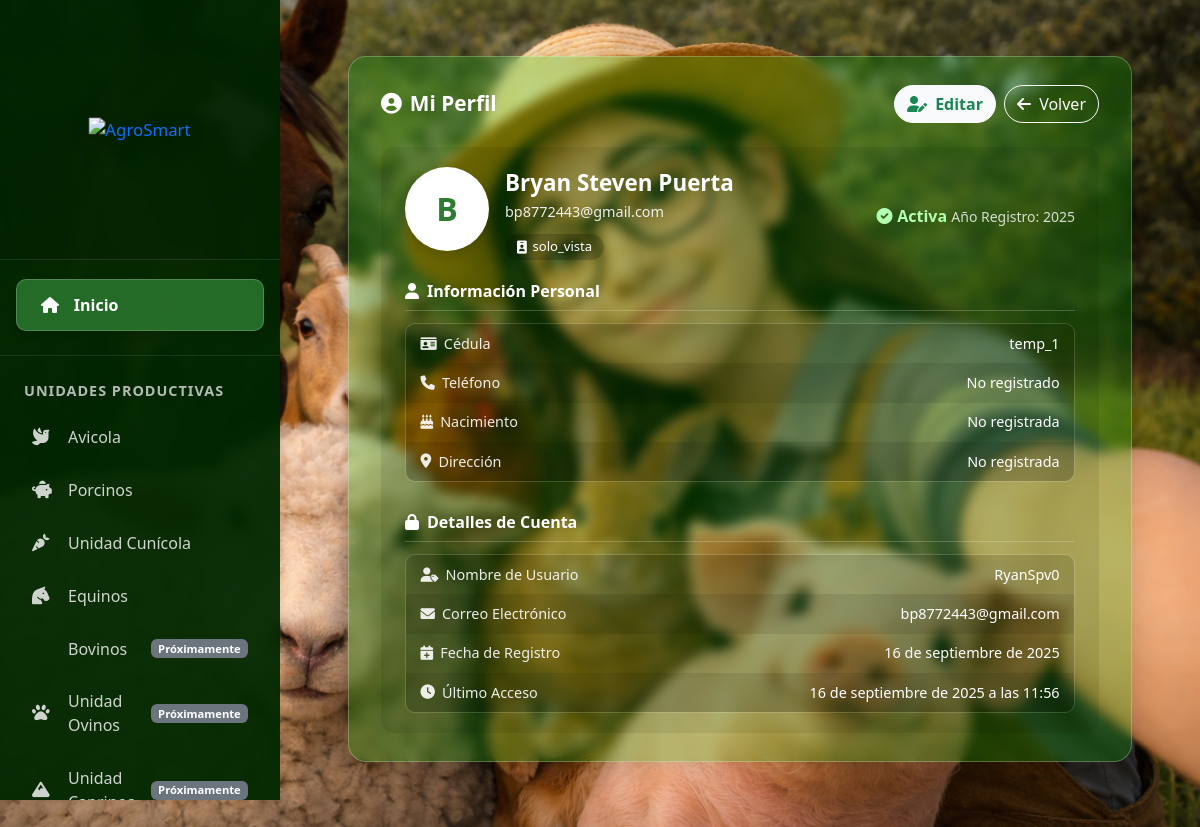
/usuarios/perfil/ (signed in), run on the app's committed database.
### apps/usuarios/models.py (models this page shows, shortened)
class PerfilUsuario(BaseModel):
    ROLES = [
        ('superusuario', 'Superusuario'),
        ('admin_aves', 'Administrador de Aves'),
        ('admin_bovinos', 'Administrador de Bovinos'),
        ('admin_equinos', 'Administrador de Equinos'),
        ('admin_porcinos', 'Administrador de Porcinos'),
        ('admin_ovinos', 'Administrador de Ovinos'),
        ('admin_caprinos', 'Administrador de Caprinos'),
        ('admin_cunicola', 'Administrador de Cunicola'),
        ('practicante_aves', 'Practicante Aves'),
        ('practicante_porcinos', 'Practicante Porcinos'),
        ('practicante_equinos', 'Practicante Equinos'),
        ('practicante_cunicola', 'Practicante Cunicola'),
        ('practicante_bovinos', 'Practicante Bovinos'),
        ('practicante_ovinos', 'Practicante Ovinos'),
        ('practicante_caprinos', 'Practicante Caprinos'),
        ('veterinario', 'Veterinario'),
        ('punto_blanco', 'Punto Blanco (Venta)'),
        ('solo_vista', 'Solo Vista'),
    ]
    user = models.OneToOneField(User, on_delete=models.CASCADE, verbose_name='Usuario')
    rol = models.CharField('Rol', max_length=20, choices=ROLES)
    telefono = models.CharField('Teléfono', max_length=15, blank=True)
    cedula = models.CharField('Cédula', max_length=20, unique=True, blank=True, null=True)
    fecha_nacimiento = models.DateField('Fecha de nacimiento', null=True, blank=True)
    direccion = models.TextField('Dirección', blank=True)
    foto = models.ImageField('Foto de perfil', upload_to='usuarios/fotos/', blank=True)
    puede_eliminar_registros = models.BooleanField('Puede eliminar registros', default=False)
    acceso_modulo_avicola = models.BooleanField('Acceso módulo avícola', default=False)
    class Meta:
        verbose_name = 'Perfil de Usuario'
        verbose_name_plural = 'Perfiles de Usuario'

### apps/usuarios/views.py (the view)
# urls.py: path('perfil/', views.PerfilView.as_view(), name='perfil'),
class PerfilView(LoginRequiredMixin, DetailView):
    model = PerfilUsuario
    template_name = 'usuarios/perfil.html'
    context_object_name = 'perfil'
    def get_object(self):
        return get_object_or_404(PerfilUsuario, user=self.request.user)

### templates/usuarios/perfil.html (shortened to what this page needs)
{% extends 'dashboard/base_dashboard.html' %}
{% load static %}
{% block dashboard_extra_css %}
<link rel="stylesheet" href="{% static 'usuarios/css/perfil.css' %}">
<link href="https://cdnjs.cloudflare.com/ajax/libs/font-awesome/6.0.0/css/all.min.css" rel="stylesheet">
{% endblock %}
{% block dashboard_content %}
    <div class="perfil-dashboard-container">
        <div class="perfil-card">
            <div class="perfil-header">
                <div class="perfil-title">
                    <i class="fas fa-user-circle"></i>
                    <span>Mi Perfil</span>
                </div>
                <div class="perfil-actions d-flex flex-column flex-sm-row gap-2">
                    <a href="{% url 'usuarios:editar_perfil' %}" class="btn btn-light text-success fw-semibold">
                        <i class="fas fa-user-edit me-1"></i> Editar
                    </a>
                    <a href="{% url 'dashboard:principal' %}" class="btn btn-outline-light">
                        <i class="fas fa-arrow-left me-1"></i> Volver
                    </a>
                </div>
            </div>
            <div class="perfil-layout">
                <section class="perfil-main">
                    <div class="d-flex align-items-center justify-content-between mb-3">
                        <div class="d-flex align-items-center gap-3">
                            <div class="perfil-avatar">
                                {% if perfil.foto %}
                                    <img src="{{ perfil.foto.url }}" alt="Foto de perfil">
                                {% else %}
                                    {% if perfil.user.first_name %}
                                        {{ perfil.user.first_name|slice:":1"|upper }}
                                    {% else %}
                                        {{ perfil.user.username|slice:":1"|upper }}
                                    {% endif %}
                                {% endif %}
                            </div>
                            <div>
                                <h2 class="perfil-name mb-1">
                                    {% if perfil.user.get_full_name %}
                                        {{ perfil.user.get_full_name }}
                                    {% else %}
                                        {{ perfil.user.username }}
                                    {% endif %}
                                </h2>
                                <p class="perfil-email mb-1">{{ perfil.user.email|default:"Sin correo registrado" }}</p>
                                <span class="perfil-rol-badge">
                                    <i class="fas fa-id-badge"></i>
                                    {{ perfil.rol|default:"Sin rol definido" }}
                                </span>
                            </div>
                        </div>
                        <div class="text-end">
                            <div class="perfil-meta-value success">
                                {% if perfil.user.is_active %}
                                    <i class="fas fa-check-circle"></i> Activa
                                {% else %}
                                    Inactiva
                                {% endif %}
                            </div>
                            <small class="perfil-meta-label">Año Registro: {{ perfil.user.date_joined|date:"Y" }}</small>
                        </div>
                    </div>
                    <div class="perfil-section">
                        <div class="perfil-section-title">
                            <i class="fas fa-user"></i>
                            <span>Información Personal</span>
                        </div>
                        <div class="perfil-rows">
                            <div class="perfil-row">
                                <div class="perfil-row-label">
                                    <i class="fas fa-id-card"></i>
                                    <span>Cédula</span>
                                </div>
                                <div class="perfil-row-value">
                                    {{ perfil.cedula|default:"No registrada" }}
                                </div>
                            </div>
                            <div class="perfil-row">
                                <div class="perfil-row-label">
                                    <i class="fas fa-phone"></i>
                                    <span>Teléfono</span>
                                </div>
                                <div class="perfil-row-value">
                                    {{ perfil.telefono|default:"No registrado" }}
                                </div>
                            </div>
                            <div class="perfil-row">
                                <div class="perfil-row-label">
                                    <i class="fas fa-birthday-cake"></i>
                                    <span>Nacimiento</span>
                                </div>
                                <div class="perfil-row-value">
                                    {% if perfil.fecha_nacimiento %}
                                        {{ perfil.fecha_nacimiento|date:"d/m/Y" }}
                                    {% else %}
                                        No registrada
                                    {% endif %}
                                </div>
                            </div>
                            <div class="perfil-row">
                                <div class="perfil-row-label">
                                    <i class="fas fa-map-marker-alt"></i>
                                    <span>Dirección</span>
                                </div>
                                <div class="perfil-row-value">
                                    {{ perfil.direccion|default:"No registrada" }}
                                </div>
                            </div>
                        </div>
                    </div>
                    <div class="perfil-section">
                        <div class="perfil-section-title">
                            <i class="fas fa-lock"></i>
                            <span>Detalles de Cuenta</span>
                        </div>
                        <div class="perfil-rows">
                            <div class="perfil-row">
                                <div class="perfil-row-label">
                                    <i class="fas fa-user-tag"></i>
                                    <span>Nombre de Usuario</span>
                                </div>
                                <div class="perfil-row-value">
                                    {{ perfil.user.username }}
                                </div>
                            </div>
                            <div class="perfil-row">
                                <div class="perfil-row-label">
                                    <i class="fas fa-envelope"></i>
                                    <span>Correo Electrónico</span>
                                </div>
                                <div class="perfil-row-value">
                                    {{ perfil.user.email|default:"No especificado" }}
                                </div>
                            </div>
                            <div class="perfil-row">
                                <div class="perfil-row-label">
                                    <i class="fas fa-calendar-plus"></i>
                                    <span>Fecha de Registro</span>
                                </div>
                                <div class="perfil-row-value">
                                    {{ perfil.user.date_joined|date:"d \\d\\e F \\d\\e Y" }}
                                </div>
                            </div>
                            <div class="perfil-row">
                                <div class="perfil-row-label">
                                    <i class="fas fa-clock"></i>
                                    <span>Último Acceso</span>
                                </div>
                                <div class="perfil-row-value">
                                    {% if perfil.user.last_login %}
                                        {{ perfil.user.last_login|date:"d \\d\\e F \\d\\e Y \\a \\l\\a\\s H:i" }}
                                    {% else %}
                                        Nunca
                                    {% endif %}
                                </div>
                            </div>
                        </div>
                    </div>
                </section>
            </div>
        </div>
    </div>
{% endblock %}

### static/usuarios/css/perfil.css (style rules this page uses)
:root { --bg: #f6f7f9; --surface: #ffffff; --border: #e5e7eb; --text: #111827; --muted: #6b7280; --soft: #f3f4f6; --shadow: 0 1px 3px rgba(0, 0, 0, 0.06), 0 1px 2px rgba(0, 0, 0, 0.03); }

### templates/usuarios/perfil.html (style rules this page uses)
.perfil-dashboard-container { padding: 1.5rem; min-height: 100vh; background: transparent !important; }
.perfil-card { background: rgba(0, 175, 0, 0.25); backdrop-filter: blur(6px); border-radius: 18px; padding: 1.75rem 2rem; box-shadow: 0 2px 28px rgba(0,0,0,0.18); border: 1px solid rgba(255,255,255,0.25); color: white; max-width: 1120px; margin: 0 auto; }
.perfil-header { display: flex; align-items: center; justify-content: space-between; gap: 1.5rem; margin-bottom: 1.5rem; }
.perfil-title { font-size: 1.3rem; font-weight: 600; display: flex; align-items: center; gap: 0.5rem; }
.perfil-actions .btn { border-radius: 999px; }
.perfil-layout { display: block; }
.perfil-main { padding: 1.25rem 1.5rem; border-radius: 14px; background: rgba(0, 0, 0, 0.08); }
.perfil-avatar { width: 84px; height: 84px; border-radius: 50%; background: white; display: flex; align-items: center; justify-content: center; overflow: hidden; border: 2px solid rgba(255,255,255,0.55); box-shadow: 0 4px 14px rgba(0,0,0,0.18); color: #2e7d32; font-weight: 700; font-size: 2rem; margin-bottom: 0.75rem; }
.perfil-name { margin: 0; font-size: 1.4rem; font-weight: 700; }
.perfil-email { margin: 0.15rem 0 0.35rem; color: rgba(255,255,255,0.9); font-size: 0.9rem; }
.perfil-rol-badge { display: inline-flex; align-items: center; gap: 0.35rem; margin-top: 0.5rem; padding: 0.2rem 0.75rem; border-radius: 999px; background: rgba(0, 0, 0, 0.18); color: white; font-size: 0.82rem; }
.perfil-meta-label { opacity: 0.8; }
.perfil-meta-value { font-weight: 600; margin-top: 0.1rem; }
.perfil-meta-value.success { color: #b2ffb2; display: inline-flex; align-items: center; gap: 0.3rem; }
.perfil-section { margin-bottom: 1.75rem; }
.perfil-section:last-child { margin-bottom: 0; }
.perfil-section-title { font-weight: 600; margin-bottom: 0.75rem; border-bottom: 1px solid rgba(255,255,255,0.2); padding-bottom: 0.45rem; display: flex; align-items: center; gap: 0.5rem; }
.perfil-rows { width: 100%; border-radius: 10px; overflow: hidden; border: 1px solid rgba(255,255,255,0.15); }
.perfil-row { display: grid; grid-template-columns: minmax(0, 1.4fr) minmax(0, 1.6fr); padding: 0.55rem 0.9rem; font-size: 0.9rem; background: rgba(0,0,0,0.12); }
.perfil-row:nth-child(even) { background: rgba(0,0,0,0.2); }
.perfil-row-label { display: flex; align-items: center; gap: 0.45rem; opacity: 0.9; }
.perfil-row-value { text-align: right; align-self: center; font-weight: 500; }

### data on the page
PerfilUsuario: user.first_name "B", user.get_full_name "Bryan Steven Puerta", user.email "bp8772443@gmail.com", rol "solo_vista", user.date_joined "2025", cedula "temp_1", telefono "No registrado", direccion "No registrada", user.username "RyanSpv0", user.date_joined "16 de septiembre de 2025", user.last_login "16 de septiembre de 2025 a las 11:56"
